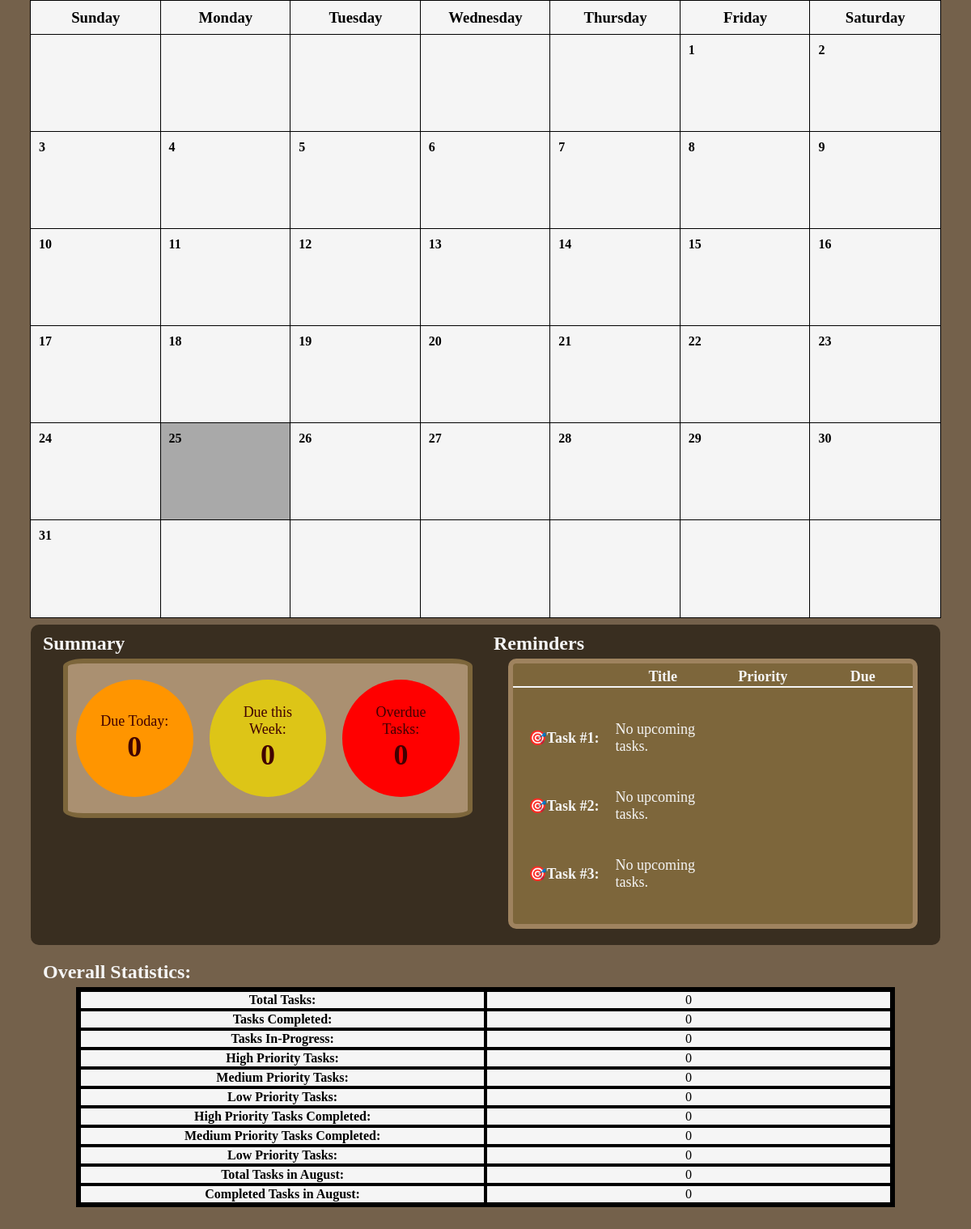
The page /home (signed in, lower part) on the database as committed earlier.
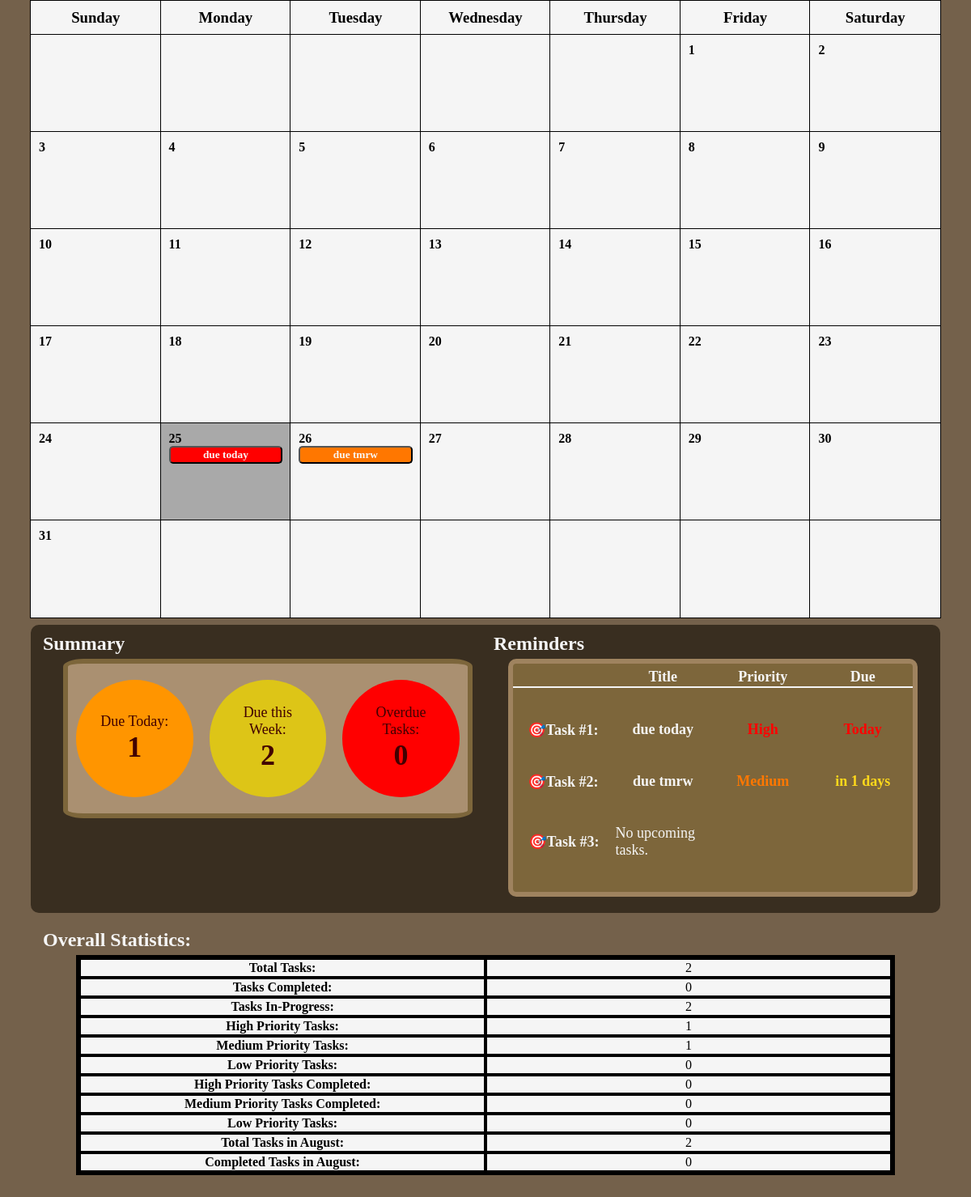
The same page on the database as committed later.
### app.py (models this page shows)
class Task(db.Model):
    id = db.Column(db.Integer, primary_key=True)
    title = db.Column(db.String(128), nullable=False)
    description = db.Column(db.Text, nullable=True)
    priority = db.Column(db.String(50), nullable=False)
    deadline = db.Column(db.DateTime, nullable=True)
    status = db.Column(db.String(50), nullable=False, default='In-Progress')
    set_today_reminder = db.Column(db.Boolean, nullable=False, default=True)
    set_tomorrow_reminder = db.Column(db.Boolean, nullable=False, default=True)
    user_id = db.Column(db.Integer, db.ForeignKey('user.id'), nullable=False)
    user = db.relationship('User', backref=db.backref('tasks', lazy=True))

### app.py (the view)
@app.route('/home')
def home():
    if 'user_id' not in session:
        flash('Please log in first.')
        return redirect(url_for('login'))  # Redirect to login if not logged in
    user_id = session['user_id'] # Grab the current logged-in user's ID from the session
    user = User.query.get(user_id)  # Used user_id to get the user object from database
    today = datetime.today()
    month = request.args.get('month', default=today.month, type=int)
    year = request.args.get('year', default=today.year, type=int)
    cal = calendar.Calendar(firstweekday=6)  # Create a calendar instance with weeks starting on Sunday (0=Monday, 6=Sunday)
    month_days = cal.monthdayscalendar(year, month) # month_days is a 2D array list where rows are weeks and columns are days
    month_name = calendar.month_name[month] # Gets month as a string
    tasks_list = Task.query.filter( # MUST use .filter() for extract
        extract('month', Task.deadline) == month, # extracts the task that matches the variables month and year
        extract('year',Task.deadline) == year
    ).all() # Within Task database, filter all task with the same month and year and put it into list
    tasks_count = Task.query.filter_by(user_id=user_id).count()
    tasks_complete_count = Task.query.filter(
        Task.user_id == user_id,
        Task.status == 'Complete'
    ).count()
    high_tasks = Task.query.filter(
        Task.user_id == user_id,
        Task.priority == 'High'
    ).count()
    medium_tasks = Task.query.filter(
        Task.user_id == user_id,
        Task.priority == 'Medium'
    ).count()
    low_tasks = Task.query.filter(
        Task.user_id == user_id,
        Task.priority == 'Low'
    ).count()
    high_tasks_completed = Task.query.filter(
        Task.user_id == user_id,
        Task.priority == 'High',
        Task.status == 'Complete'
    ).count()
    medium_tasks_completed = Task.query.filter(
        Task.user_id == user_id,
        Task.priority == 'Medium',
        Task.status == 'Complete'
    ).count()
    low_tasks_completed = Task.query.filter(
        Task.user_id == user_id,
        Task.priority == 'Low',
        Task.status == 'Complete'
    ).count()
    tasks_in_month = Task.query.filter(
        Task.user_id == user_id,
        extract('month', Task.deadline) == month # extracts the month from deadline
    ).count()
    completed_tasks_in_month = Task.query.filter(
        Task.user_id == user_id,
        Task.status == 'Complete',
        extract('month', Task.deadline) == month # extracts the month from deadline, checks if task's month equals today's month
    ).count()
    tasks_due_today = Task.query.filter(
        Task.user_id == user_id,
        Task.status == 'In-Progress',
        extract('month', Task.deadline) == today.month,
        extract('day', Task.deadline) == today.day,
        extract('year', Task.deadline) == today.year
    ).count()
    today = datetime.today().date() # force today to be a date object without time
    start_of_week = today - timedelta(days=today.weekday())        # Monday - today.weekday() calculates days passed since Mon. and subtracts by current day
    end_of_week = start_of_week + timedelta(days=6)                # Sunday - Adds 6 days to start of week
    tasks_due_week = Task.query.filter(
        Task.user_id == user_id,
        Task.status == 'In-Progress',
        func.date(Task.deadline) >= start_of_week, # func.date() gets the date portion and compares it tp the start_of_week date object
        func.date(Task.deadline) <= end_of_week,
        extract('year', Task.deadline) == today.year
    ).all()
    tasks_overdue = Task.query.filter(
        Task.user_id == user_id,
        Task.status == 'In-Progress',
        extract('month', Task.deadline) == today.month,
        extract('day', Task.deadline) < today.day,
        extract('year', Task.deadline) == today.year
    ).count()
    reminderTasks = reminderTasksList()
    return render_template('home.html', user=user, month=month, year=year, month_name=month_name, month_days=month_days,
        today=today, tasks_list=tasks_list, tasks_count=tasks_count, tasks_complete_count=tasks_complete_count, high_tasks=high_tasks,
        medium_tasks=medium_tasks, low_tasks=low_tasks, high_tasks_completed=high_tasks_completed, medium_tasks_completed=medium_tasks_completed,
        low_tasks_completed=low_tasks_completed, tasks_in_month=tasks_in_month, completed_tasks_in_month=completed_tasks_in_month,
        tasks_due_today=tasks_due_today, tasks_due_week=tasks_due_week, tasks_overdue=tasks_overdue, reminderTasks=reminderTasks, timedelta=timedelta)

### app.py (called while the page is built)
def reminderTasksList():
    user_id = session.get('user_id')
    today = date.today()
    top3 = [] # Holds a list of the top 3 tasks due
    allTasks = Task.query.filter_by(user_id=user_id).order_by(Task.deadline.asc()).all() # Filters tasks by user's id in database, and sort by deadline (earliest to latest)
    for task in allTasks:
        if len(top3) < 3:
            if task.status == 'In-Progress' and task.deadline.date() >= today:
                top3.append(task)
        else:
            break
    return top3

### templates/home.html (shortened to what the changed rows need)
{% extends "base.html" %}
{% block content %}
  <div class="dashboard">
    <section class="calendar-section">
        <div class="calendar-content">
            <div class="calendar-days">
                {% for week in month_days %}
                    {% for day in week %}
                        {% if day == 0 %}
                            <div class="calendar-day empty"></div>
                        {% else %}
                            <div class="calendar-day {% if day == today.day and month == today.month and year == today.year %}today{% endif %}">
                                <p class="day-number">
                                    {{ day }}
                                </p>
                                <div class="day-tasks">
                                    {% set ns = namespace(count=3, show_more=false) %}
                                    {% for task in tasks_list %}
                                        {% if task.deadline.day == day %}
                                            {% if ns.count > 0 %}
                                                {% set ns.count = ns.count - 1 %}
                                                {% set ns.show_more = true %}
                                                <button type="button" class="cal-task {{ task.priority | lower }}" onclick="openTaskPopup(this, 'task-info-popup')"
                                                    task-id="{{ task.id }}"
                                                    task-title="{{ task.title }}"
                                                    task-description="{{ task.description }}"
                                                    task-priority="{{ task.priority }}"
                                                    task-deadline="{{ task.deadline.strftime('%B %d, %Y @ %I:%M %p') }}"
                                                >
                                                    {{ task.title }}
                                                </button>
                                            {% elif ns.show_more == true %}
                                                {% set ns.show_more = false %}
                                                <a href="{{ url_for('view_more_tasks', deadline=task.deadline.strftime('%Y-%m-%d'))}}">
                                                    <button type="button" class="more-button"> More </button>
                                                </a>
                                            {% endif %}
                                        {% endif %}
                                    {% endfor %}
                                </div>
                            </div>
                        {% endif %}
                    {% endfor %}
                {% endfor %}
            </div>
        </div>
    </section>
    <div class="sumrem-section">
        <section class="summary-section">
            <h2 style="margin:0; margin-bottom: 5px; color: whitesmoke; margin-left: 15px;">Summary</h2>
            <div class="summary-box">
                <div class="summary-content">
                    <div class="due-today">
                        <div class="text">
                            <p>Due Today:</p>
                            <h4>{{ tasks_due_today }}</h4>
                        </div>
                    </div>
                    <div class="due-week">
                        <div class="text">
                            <p>Due this Week:</p>
                            <h4>{{ tasks_due_week | length }}</h4>
                        </div>
                    </div>
                </div>
            </div>
        </section>
        <section class="reminders-section">
            <h2 style="margin:0; margin-bottom: 5px; color: whitesmoke; margin-left: 10px;">Reminders</h2>
            <div class="reminder-box">
                <table class="reminder-table">
                    <tr class="reminder-header">
                        <th></th>
                        <th>Title</th>
                        <th>Priority</th>
                        <th>Due</th>
                    </tr>
                    <tr class="task1">
                        <th>🎯Task #1:</th>
                        {% if reminderTasks|length > 0 %}
                            <td>
                                <a href="{{ url_for('view_more_tasks', deadline=reminderTasks[0].deadline.strftime('%Y-%m-%d'))}}" class="reminder-task">
                                    {{ reminderTasks[0].title }}
                                </a>
                            </td>
                            <td class="reminder-priority {{ reminderTasks[0].priority | lower }}">{{ reminderTasks[0].priority}}</td>
                            {% if reminderTasks[0].deadline.date() == today %}
                                <td class="deadlime-today" style="color: rgb(255, 0, 0); font-weight: bold;">Today</td>
                            {% elif reminderTasks[0].deadline.date() == today + timedelta(days=1) %}
                                <td class="deadlime-tommorow" style="color: rgb(255, 119, 0); font-weight: bold;">Tommorow</td>
                            {% else %}
                                <td class="deadline-later" style="color: rgb(255, 217, 27); font-weight: bold;">in {{ (reminderTasks[0].deadline.date() - today).days }} days</td>
                            {% endif %}
                        {% else %}
                            <td colspan="3" class="no-upcoming">No upcoming tasks.</td>
                        {% endif %}
                    </tr>
                    <tr class="task2">
                        <th>🎯Task #2:</th>
                        {% if reminderTasks|length > 1 %}
                            <td>
                                <a href="{{ url_for('view_more_tasks', deadline=reminderTasks[1].deadline.strftime('%Y-%m-%d'))}}" class="reminder-task">
                                    {{ reminderTasks[1].title }}
                                </a>
                            </td>
                            <td class="reminder-priority {{ reminderTasks[1].priority | lower }}">{{ reminderTasks[1].priority}}</td>
                            {% if reminderTasks[1].deadline.date() == today %}
                                <td class="deadline-today" style="color: rgb(255, 0, 0); font-weight: bold;">Today</td>
                            {% else %}
                                <td class="deadline-later" style="color: rgb(255, 217, 27); font-weight: bold;">in {{ (reminderTasks[1].deadline.date() - today).days }} days</td>
                            {% endif %}
                        {% else %}
                            <td colspan="3" class="no-upcoming">No upcoming tasks.</td>
                        {% endif %}
                    </tr>
                    <tr class="task3">
                        <th>🎯Task #3:</th>
                    </tr>
                </table>
            </div>
        </section>
    </div>
    <section class="stats-section">
        <h2 class="stats-title" style="margin:0; margin-bottom: 5px; color: whitesmoke; margin-left: 15px; font-family: Bahnschrift SemiBold;">Overall Statistics:</h2>
        <div class="stats-box">
            <table class="stats-table">
                <tr class="total-tasks">
                    <th>Total Tasks:</th>
                    <td>{{ tasks_count }}</td>
                </tr>
                <tr class="complete-tasks">
                    <th>Tasks Completed:</th>
                </tr>
                <tr class="in-progress-tasks">
                    <th>Tasks In-Progress:</th>
                    <td>{{ tasks_count - tasks_complete_count }}</td>
                </tr>
                <tr class="high-priority-tasks">
                    <th>High Priority Tasks:</th>
                    <td>{{ high_tasks }}</td>
                </tr>
                <tr class="medium-priority-tasks">
                    <th>Medium Priority Tasks:</th>
                    <td>{{ medium_tasks }}</td>
                </tr>
                 <tr class="low-priority-tasks">
                    <th>Low Priority Tasks:</th>
                </tr>
                  <tr class="high-priority-tasks-completed">
                    <th>High Priority Tasks Completed:</th>
                </tr>
                <tr class="medium-priority-tasks-completed">
                    <th>Medium Priority Tasks Completed:</th>
                </tr>
                <tr class="low-priority-tasks-completed">
                    <th>Low Priority Tasks:</th>
                </tr>
                <tr class="tasks-month">
                    <th>Total Tasks in {{ month_name }}:</th>
                    <td>{{ tasks_in_month }}</td>
                </tr>
                <tr class="tasks-completed-month">
                    <th>Completed Tasks in {{ month_name }}:</th>
                </tr>
            </table>
        </div>
    </section>
  </div>
{% endblock %}

Rows that differ between the two databases and show on the page:
added Task: title "due today", priority "High", shown under "25"
added Task: title "due tmrw", priority "Medium", (reminderTasks[1].deadline.date()-today).days "1", shown under "26"
Other text that changed with them:
{{ tasks_due_today }}: "0" → "1"
{{ tasks_due_week | length }}: "0" → "2"
{{ tasks_count }}: "0" → "2"
{{ tasks_count - tasks_complete_count }}: "0" → "2"
{{ high_tasks }}: "0" → "1"
{{ medium_tasks }}: "0" → "1"
{{ tasks_in_month }}: "0" → "2"
text no longer shown: "No upcoming tasks. No upcoming tasks."
text now shown: "Today in days"
